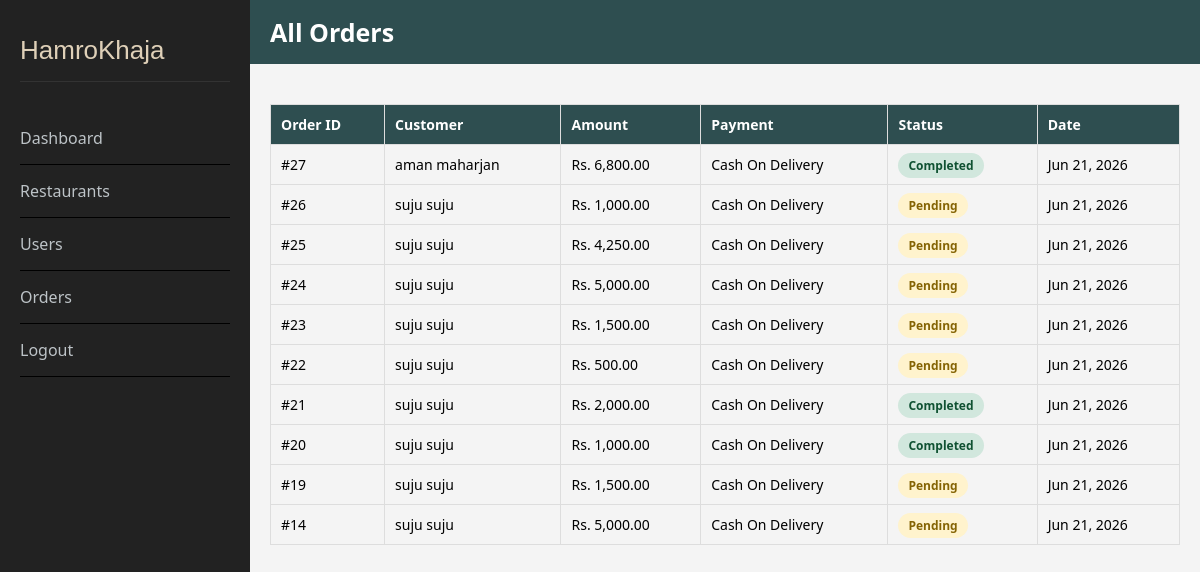
/system-admin/orders.php (signed in), run on an earlier commit of the app's database.
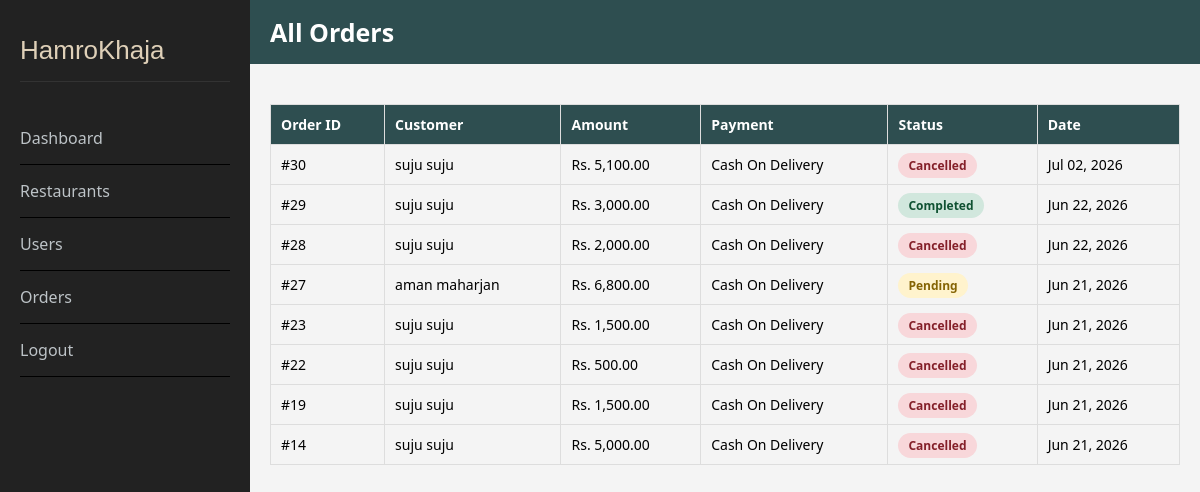
And on a later commit of the database.
### tables this page shows
CREATE TABLE `orders` (
  `id` int(11) NOT NULL,
  `user_id` int(11) NOT NULL,
  `total_amount` decimal(10,2) NOT NULL,
  `shipping_address` text NOT NULL,
  `payment_method` varchar(50) NOT NULL,
  `status` varchar(50) DEFAULT 'pending',
  `created_at` timestamp NOT NULL DEFAULT current_timestamp(),
  `restaurant_id` int(11) NOT NULL DEFAULT 1,
  `latitude` decimal(10,8) DEFAULT NULL,
  `longitude` decimal(11,8) DEFAULT NULL,
  `distance_km` decimal(6,2) DEFAULT NULL,
  `estimated_minutes` int(11) DEFAULT NULL,
  `seen` tinyint(1) NOT NULL DEFAULT 0
);

CREATE TABLE `users` (
  `id` int(11) NOT NULL,
  `name` varchar(100) NOT NULL,
  `email` varchar(100) NOT NULL,
  `password` varchar(255) NOT NULL,
  `contact` varchar(15) NOT NULL
);

### system-admin/orders.php (the view, shortened to what this page needs)
<?php
require_once('../db/connection.php');
?>
<!DOCTYPE html>
<html lang="en">
<head>
</head>
<body>
<div class="sidebar">
    <a href="dashboard.php" class="logo">HamroKhaja</a>
    <a href="dashboard.php">Dashboard</a>
    <a href="restaurants.php">Restaurants</a>
    <a href="users.php">Users</a>
    <a href="orders.php">Orders</a>
    <a href="logout.php">Logout</a>
</div>
<div class="main-content">
    <div class="topbar">All Orders</div>
    <div class="content">
        <table class="menu-table">
            <thead>
                <tr>
                    <th>Order ID</th>
                    <th>Customer</th>
                    <th>Amount</th>
                    <th>Payment</th>
                    <th>Status</th>
                    <th>Date</th>
                </tr>
            </thead>
            <tbody>
                <?php
                $result = $conn->query("
                    SELECT o.id, u.name, o.total_amount, o.payment_method, o.status, o.created_at
                    FROM orders o
                    JOIN users u ON o.user_id = u.id
                    ORDER BY o.created_at DESC
                ");
                while ($row = $result->fetch_assoc()):
                ?>
                <tr>
                    <td>#<?php echo $row['id']; ?></td>
                    <td><?php echo htmlspecialchars($row['name']); ?></td>
                    <td>Rs. <?php echo number_format($row['total_amount'], 2); ?></td>
                    <td><?php echo ucwords(str_replace('_', ' ', $row['payment_method'])); ?></td>
                    <td>
                        <span class="badge <?php echo $row['status']; ?>">
                            <?php echo ucfirst($row['status']); ?>
                        </span>
                    </td>
                    <td><?php echo date('M d, Y', strtotime($row['created_at'])); ?></td>
                </tr>
                <?php endwhile; ?>
            </tbody>
        </table>
    </div>
</div>
</body>
</html>

### system-admin/orders.php (style rules this page uses)
* { box-sizing: border-box; margin: 0; padding: 0; font-family: "Segoe UI", sans-serif; }
body { display: flex; min-height: 100vh; background-color: #f4f4f4; }
.sidebar { width: 250px; background-color: #222; color: #ecf0f1; padding: 20px; min-height: 100vh; }
.sidebar .logo { font-size: 26px; font-family: 'Lucida Sans', Geneva, Verdana, sans-serif; color: #DFD0B8; text-decoration: none; display: block; margin-bottom: 30px; padding-bottom: 15px; border-bottom: 1px solid #333; }
.sidebar a { display: block; color: #bdc3c7; text-decoration: none; padding: 15px 0; border-bottom: 1px solid black; }
.main-content { flex: 1; display: flex; flex-direction: column; }
.topbar { background-color: #2E4E50; color: white; padding: 15px 20px; font-size: 25px; font-weight: bold; }
.content { padding: 20px; }
.menu-table { width: 100%; border-collapse: collapse; margin-top: 20px; }
.menu-table th, .menu-table td { border: 1px solid #ddd; padding: 10px; text-align: left; font-size: 14px; }
.menu-table th { background-color: #2E4E50; color: white; }
.badge { padding: 4px 10px; border-radius: 20px; font-size: 12px; font-weight: 600; }
.badge.pending { background: #fff3cd; color: #856404; }
.badge.completed { background: #d1e7dd; color: #0f5132; }
.badge.cancelled { background: #f8d7da; color: #842029; }

What changed in the data, as far as the page shows it:
removed orders: id "26", user.name "suju suju", total_amount "1,000.00", payment_method "Cash On Delivery", status "Pending", created_at "Jun 21, 2026"
removed orders: id "25", user.name "suju suju", total_amount "4,250.00", payment_method "Cash On Delivery", status "Pending", created_at "Jun 21, 2026"
removed orders: id "24", user.name "suju suju", total_amount "5,000.00", payment_method "Cash On Delivery", status "Pending", created_at "Jun 21, 2026"
removed orders: id "21", user.name "suju suju", total_amount "2,000.00", payment_method "Cash On Delivery", status "Completed", created_at "Jun 21, 2026"
removed orders: id "20", user.name "suju suju", total_amount "1,000.00", payment_method "Cash On Delivery", status "Completed", created_at "Jun 21, 2026"
added orders: id "30", user.name "suju suju", total_amount "5,100.00", payment_method "Cash On Delivery", status "Cancelled", created_at "Jul 02, 2026"
added orders: id "29", user.name "suju suju", total_amount "3,000.00", payment_method "Cash On Delivery", status "Completed", created_at "Jun 22, 2026"
added orders: id "28", user.name "suju suju", total_amount "2,000.00", payment_method "Cash On Delivery", status "Cancelled", created_at "Jun 22, 2026"
changed orders "aman maharjan": status "Completed" → "Pending"
changed orders id 23: status "Pending" → "Cancelled"
changed orders id 22: status "Pending" → "Cancelled"
changed orders id 19: status "Pending" → "Cancelled"
changed orders id 14: status "Pending" → "Cancelled"
